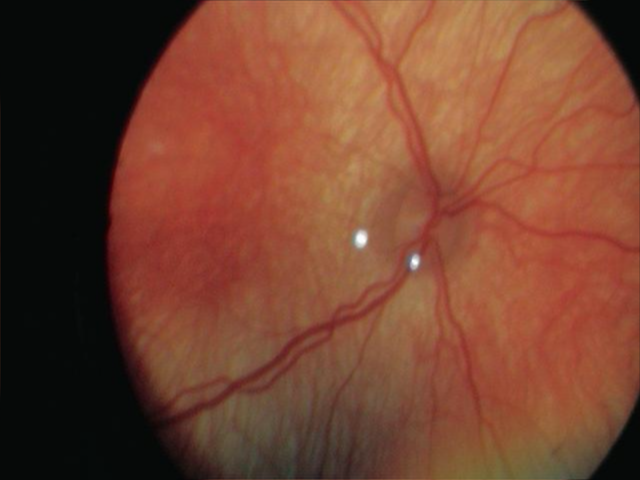
%> input picture lib/Dijkstra_segmentation/frame.png, 640 x 480 px
$ octave --eval "result = log_filter(imread('frame.png'));"   (GNU Octave 9; MATLAB toolbox functions it lacks are replaced by stand-ins)
%> lines starting %> are read from the running program, lines starting %| are printed output that depends on the picture
### lib/Dijkstra_segmentation/log_scales.m
function I3 = log_scales(I,sm,tmn,tmx,dt,m)
%CODE FOR THE PAPER
%"Exploratory Dijkstra forest based automatic vessel segmentation: applications in video indirect ophthalmoscopy (VIO)",
%R. Estrada, C. Tomasi, M. T. Cabrera, D.K. Wallace, S.F. Freedman, S. Farsiu
%Biomedical Optics Express, 3(2), pp. 327-339. Feb. 2012.
%COPYRIGHT 2012, DUKE UNIVERSITY
%Please contact Rolando Estrada who developed the code under the supervision of Prof. Sina Farsiu and Prof. Carlo Tomasi    if you have questions about the code and dataset.
%restrada@cs.duke.edu
if nargin == 1
    sm = 26;
    tmn = 0.1;
    tmx = 2;
    dt = 0.1;
    m = 'max';
elseif nargin == 2
    tmn = 0.1;
    tmx = 2;
    dt = 0.1;
    m = 'max';
elseif nargin == 3
    tmn = 0.1;
    tmx = 2;
    dt = 0.1;
    m = 'max';
end

I = double(I);

sm2 = [sm+5,sm+5];
I = padarray(I,sm2,'replicate');

if strcmp(m,'max')
    I3 = -Inf*ones(size(I));
elseif strcmp(m,'min');
    I3 = Inf*ones(size(I));
end

    for t = tmn:dt:tmx
        h = fspecial('log',[sm,sm],t);
        I2 = imfilter(I,h,1);
        if strcmp(m,'max')
            I3 = normalize_image(max(normalize_image(I3,1),normalize_image(I2,1)),1);
        elseif strcmp(m,'min')
            I3 = min(I3,I2);
        end
    end
if strcmp(m,'max')
    I3 = max(max(I3)) - I3;
end

I3 = I3 - min(min(I3));

I3 = I3((sm2(1)+1):size(I3,1)-sm2(1),(sm2(2)+1):size(I3,2)-sm2(2));

### lib/Dijkstra_segmentation/normalize_image.m
function I = normalize_image(I,k)
%CODE FOR THE PAPER
%"Exploratory Dijkstra forest based automatic vessel segmentation: applications in video indirect ophthalmoscopy (VIO)",
%R. Estrada, C. Tomasi, M. T. Cabrera, D.K. Wallace, S.F. Freedman, S. Farsiu
%Biomedical Optics Express, 3(2), pp. 327-339. Feb. 2012.
%COPYRIGHT 2012, DUKE UNIVERSITY
%Please contact Rolando Estrada who developed the code under the supervision of Prof. Sina Farsiu and Prof. Carlo Tomasi    if you have questions about the code and dataset.
%restrada@cs.duke.edu
if nargin == 1
    k = 255;
end


I = double(I);
I0 = I;
I = I - min(min(I));
if max(max(I)) ~= 0
    I = k*(I./max(max(I)));
else
    I = I0;
end

### lib/Dijkstra_segmentation/option_defaults.m
function opt = option_defaults
%CODE FOR THE PAPER
%"Exploratory Dijkstra forest based automatic vessel segmentation: applications in video indirect ophthalmoscopy (VIO)",
%R. Estrada, C. Tomasi, M. T. Cabrera, D.K. Wallace, S.F. Freedman, S. Farsiu
%Biomedical Optics Express, 3(2), pp. 327-339. Feb. 2012.
%COPYRIGHT 2012, DUKE UNIVERSITY
%Please contact Rolando Estrada who developed the code under the supervision of Prof. Sina Farsiu and Prof. Carlo Tomasi    if you have questions about the code and dataset.
%restrada@cs.duke.edu
opt.sig = 0.3;
opt.k = 0.5;
opt.s1 = [50,50];
opt.t1 = 1.15;
opt.cf = 'max';
opt.mg1 = 0.7;
opt.mg2 = 0;
opt.sh1 = 0.25;
opt.sh2 = 0;
opt.sigmaMax = 0.51;
opt.sigmaMin = 0.11;
opt.sigmaStepSize = 0.1;
opt.kernelSize = 26;
opt.orientations = 10;
opt.gaborSigmaX = 10;
opt.gaborSigmaY = 10;
opt.frequency = 0.05;
opt.gaborKernelSize = 60;
opt.bankScale = 0.5;
opt.b(1) = 0.1;
opt.b(2) = 0.9;
opt.b(3) = -1;
opt.b(4) = 2;
opt.b(5) = 0.1;
opt.b(6) = 2;
opt.d = 1;
opt.r = 7;
opt.ks = 0.95;
opt.divSig = 1;
opt.s = 30;
opt.w = 1;
opt.p = 1;

### lib/Dijkstra_segmentation/log_filter.m
function L = log_filter(I,opt)
%CODE FOR THE PAPER
%"Exploratory Dijkstra forest based automatic vessel segmentation: applications in video indirect ophthalmoscopy (VIO)",
%R. Estrada, C. Tomasi, M. T. Cabrera, D.K. Wallace, S.F. Freedman, S. Farsiu
%Biomedical Optics Express, 3(2), pp. 327-339. Feb. 2012.
%COPYRIGHT 2012, DUKE UNIVERSITY
%Please contact Rolando Estrada who developed the code under the supervision of Prof. Sina Farsiu and Prof. Carlo Tomasi    if you have questions about the code and dataset.
%restrada@cs.duke.edu
if nargin == 1
    opt = option_defaults;
end

if size(I,3) == 3
    I = I(:,:,2);
end

L = log_scales(I,opt.kernelSize,opt.sigmaMin,...
    opt.sigmaMax,opt.sigmaStepSize,'min');
L = normalize_image(L,1);
%> in log_filter, `I = I(:,:,2);`:
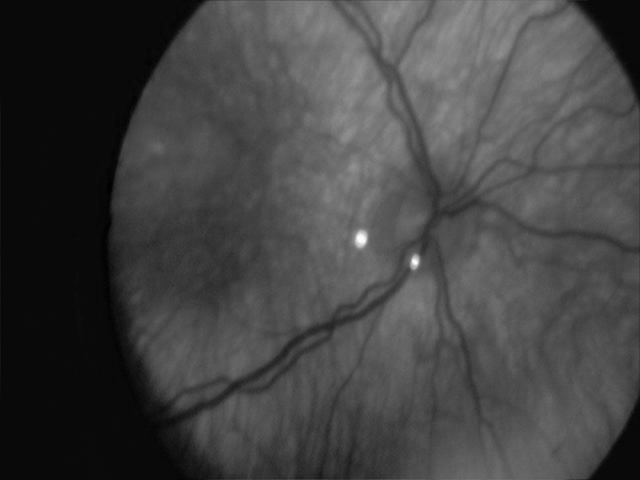
%> I: size 480x640 uint8; min 0, max 255, mean 67.1
%> in log_scales, `I = padarray(I,sm2,'replicate');`:
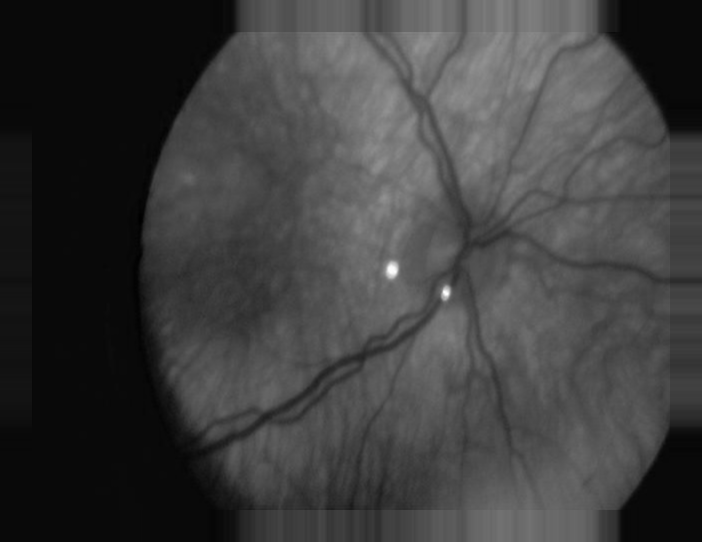
%> I: size 542x702 double; min 0, max 255, mean 62.3
%> the loop in log_scales, `for t = tmn:dt:tmx` made 5 passes
%> pass 1, in log_scales, `I2 = imfilter(I,h,1);`:
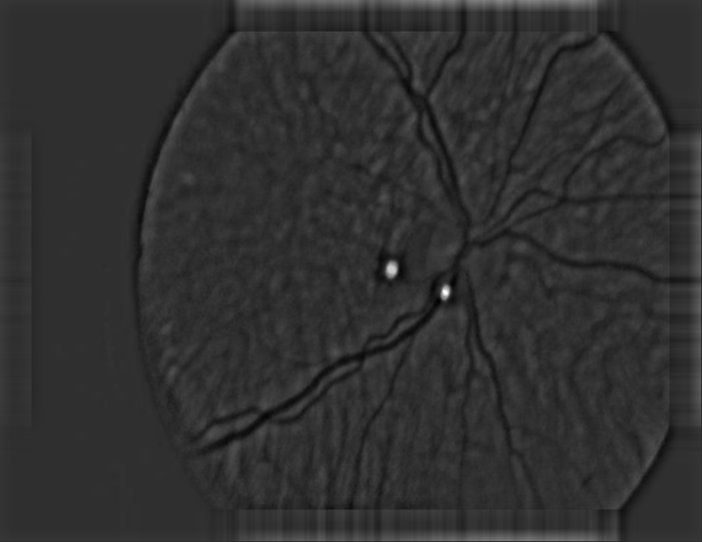
%> I2: size 542x702 double; min -112684.6, max 490423.2, mean 2496.5; drawn with min black and max white
%> pass 2, in log_scales, `I3 = min(I3,I2);`:
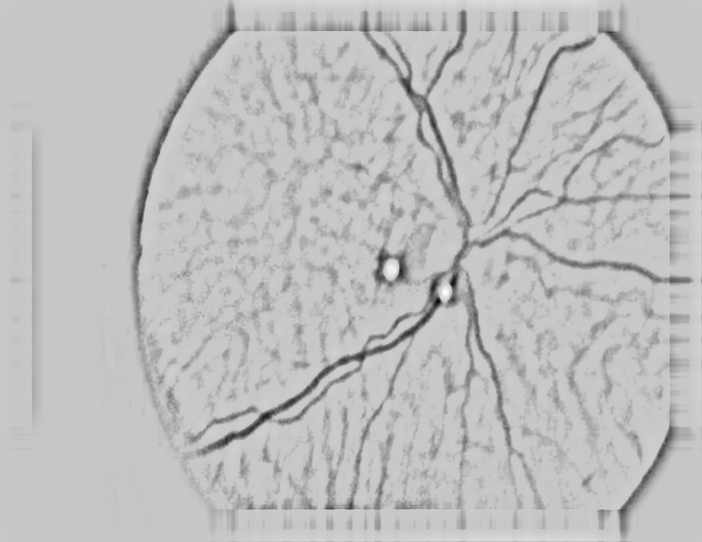
%> I3: size 542x702 double; min -112684.6, max 31954.1, mean -4674.5; drawn with min black and max white
%> after the loop in log_scales, `for t = tmn:dt:tmx`:
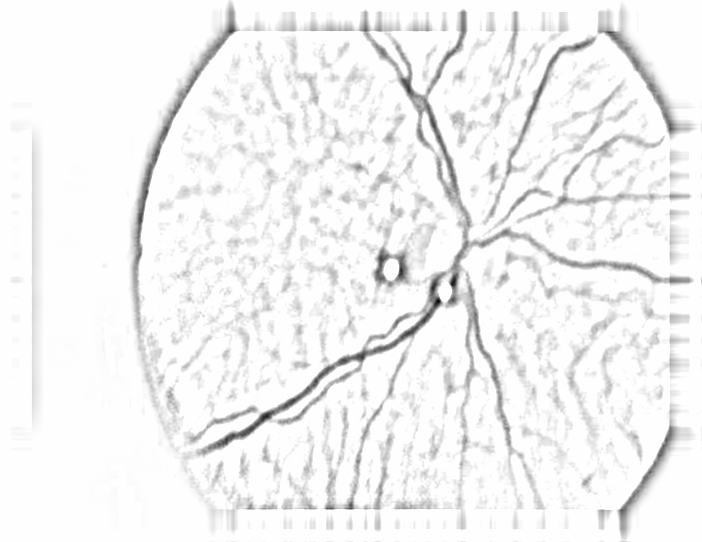
%> I3: size 542x702 double; min -112684.6, max 134, mean -5172.3; drawn with min black and max white
%> in log_scales, `I3 = I3((sm2(1)+1):size(I3,1)-sm2(1),(sm2(2)+1):size(I3,2)-sm2(2));`:
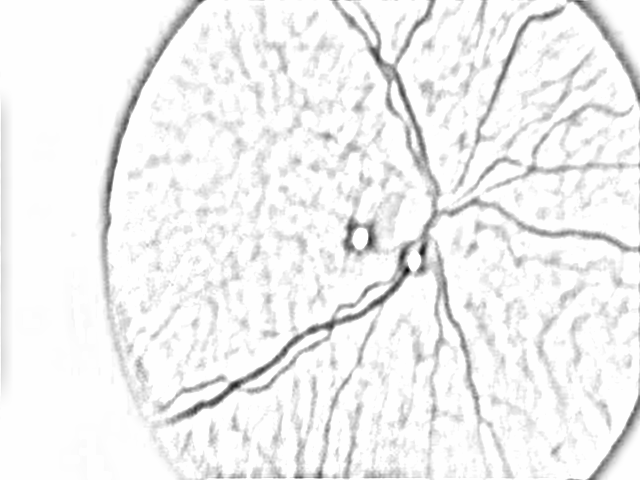
%> I3: size 480x640 double; min 0, max 112818.6, mean 106862.2; drawn with min black and max white
